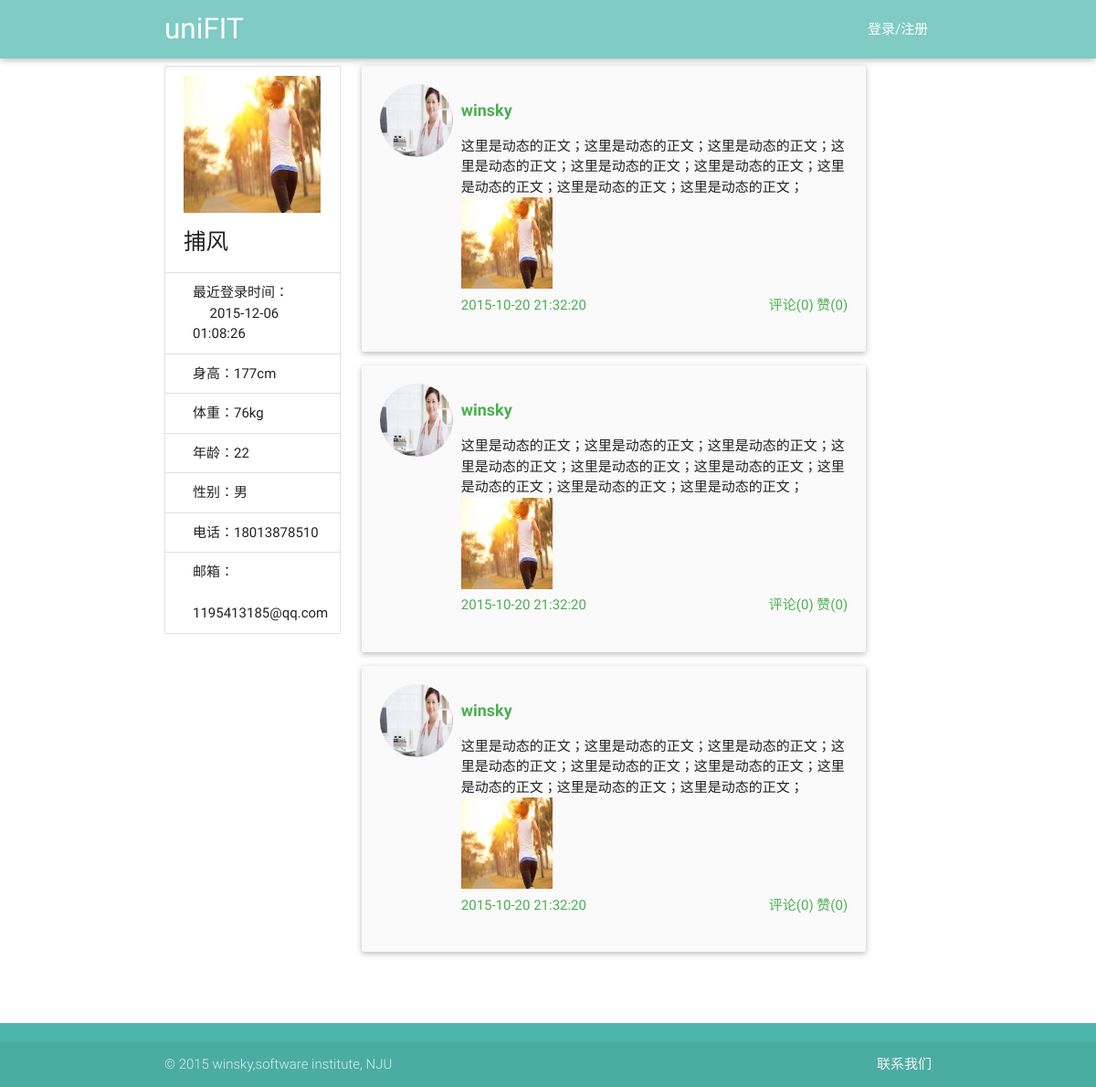
Screenshot of /view/userInfo.php?userName=捕风 with the database file from the repository.
### tables this page shows
CREATE TABLE user(id integer primary key,userName varchar(40),password int, type varchar(20) ,age int,sex varchar(20),height int,weight int,telephone varchar(40), email varchar(40),lastLoadTime date default '—');

### service/UserService.php (called while the page is built, shortened)
<?php
require_once('../utils/SqliteHelper.php');
require_once('../model/User.php');
class UserService {
    var $db_user_base_info = "user";
    var $DB = null;
    public function __construct() {
        $this->DB = new SqliteHelper('../data.db');
    }
    public function getUserByName($userName) {
        $sql = "select * from " . $this->db_user_base_info . " where userName='" . $userName . "' limit 1";
        $result = $this->DB->getList($sql);
        if (sizeof($result) > 0) {
            $rt = $result[0];
            $password = $rt["password"];
            $type = $rt["type"];
            $age = $rt["age"];
            $sex = $rt["sex"];
            $height = $rt["height"];
            $weight = $rt["weight"];
            $telephone = $rt["telephone"];
            $email = $rt["email"];
            $lastLoadTime = $rt["lastLoadTime"];
            $user = new User($userName, $age, $sex, $type, $password, $height, $weight, $email, $telephone);
            $user->setLastLoadTime($lastLoadTime);
        }
        return $user;
    }
}

### utils/SqliteHelper.php (called while the page is built, shortened)
<?php
class SqliteHelper {
    function __construct($file) {
        try {
            $this->conn = new PDO('sqlite:' . $file);
        } catch (PDOException $e) {
            try {
                $this->conn = new PDO('sqlite2:' . $file);
            } catch (PDOException $e) {
                exit('error!');
            }
        }
    }
    function __destruct() {
        $this->conn = null;
    }
    function query($sql) {
        return $this->conn->query($sql);
    }
    function getList($sql) {
        $recordList = array();
        foreach ($this->RecordArray($sql) as $rstmp) {
            $recordList[] = $rstmp;
        }
        return $recordList;
    }
    function RecordArray($sql) {
        return $this->query($sql)->fetchAll();
    }
}

### model/User.php (called while the page is built, shortened)
<?php
class User {
    private $telephone = "";
    private $email = "";
    private $age = "";
    private $sex = "";
    private $height = "";
    private $weight = "";
    private $lastLoadTime="";
    public function __construct($userName, $age, $sex, $type, $password, $height, $weight, $email, $telephone) {
        $this->telephone = $telephone;
        $this->email = $email;
        $this->age = $age;
        $this->sex = $sex;
        $this->height = $height;
        $this->weight = $weight;
    }
    public function getTelephone() {
        return $this->telephone;
    }
    public function getEmail() {
        return $this->email;
    }
    public function getAge() {
        return $this->age;
    }
    public function getSex() {
        return $this->sex;
    }
    public function getHeight() {
        return $this->height;
    }
    public function getWeight() {
        return $this->weight;
    }
    public function getLastLoadTime() {
        return $this->lastLoadTime;
    }
    public function setLastLoadTime($lastLoadTime) {
        $this->lastLoadTime = $lastLoadTime;
    }
}

### view/userInfo.php (the view, shortened to what this page needs)
<!DOCTYPE html>
<html lang="en">
<head>
    <link href="../css/material_icons.css" rel="stylesheet" media="screen,projection">
    <link href="../css/materialize.css" type="text/css" rel="stylesheet" media="screen,projection"/>
    <link href="../css/style.css" type="text/css" rel="stylesheet" media="screen,projection"/>
</head>
<body onload="write_header();write_footer();write_quick_back_button();" id="top">
<header></header>
<?php
require_once("../service/UserService.php");
$userService = new UserService();
$user = $userService->getUserByName($userName);
?>
<div class="main container">
    <div class="row">
        <div class="col s12 l3">
            <ul class="collection with-header">
                <li class="collection-header">
                    <img src="../images/back1.jpg" width="150px" height="150px">
                    <?php
                    $userName = $_GET["userName"];
                    require_once("../service/UserService.php");
                    $userService = new UserService();
                    $user = $userService->getUserByName($userName);
                    $lastLoadTime = $user->getLastLoadTime();
                    $height = $user->getHeight()."cm";
                    $weight = $user->getWeight()."kg";
                    $age = $user->getAge();
                    $sex = $user->getSex();
                    $telephone = $user->getTelephone();
                    $email = $user->getEmail();
                    ?>
                    <h5 id="userName"><?php echo $userName; ?></h5>
                </li>
                <p class="collection-item">最近登录时间：<br> &nbsp;&nbsp;&nbsp;&nbsp; <?php echo $lastLoadTime ?></p>
                <p class="collection-item">身高：<?php echo $height ?></p>
                <p class="collection-item">体重：<?php echo $weight ?></p>
                <p class="collection-item">年龄：<?php echo $age ?></p>
                <p class="collection-item">性别：<?php echo $sex ?></p>
                <p class="collection-item">电话：<?php echo $telephone ?></p>
                <p class="collection-item">邮箱： <br> &nbsp; <?php echo $email ?></p>
            </ul>
        </div>
        <div class="col s12 l8" id="content-on-middle">
            <div class="card-panel grey lighten-5 z-depth-1">
                <div class="row">
                    <div class="col s2 left-align">
                        <img src="../images/back2.jpg" width="80" height="80" alt="" style="border-radius: 50%">
                    </div>
                    <div class="col s10">
                        <div class="section green-text" style="font-weight: 800;font-size: 18px">
                            winsky
                        </div>
                        <span>
                            这里是动态的正文；这里是动态的正文；这里是动态的正文；这里是动态的正文；这里是动态的正文；这里是动态的正文；这里是动态的正文；这里是动态的正文；这里是动态的正文；
                        </span><br>
                        <span>
                            <img src="../images/back1.jpg " width="100px" height="100px">
                        </span><br>
                        <span class="left green-text">
                            2015-10-20 21:32:20
                        </span>
                        <span class="right green-text">
                            评论(0) 赞(0)
                        </span>
                    </div>
                </div>
            </div>
            <div class="card-panel grey lighten-5 z-depth-1">
                <div class="row">
                    <div class="col s2 left-align">
                        <img src="../images/back2.jpg" width="80" height="80" alt="" style="border-radius: 50%">
                    </div>
                    <div class="col s10">
                        <div class="section green-text" style="font-weight: 800;font-size: 18px">
                            winsky
                        </div>
                        <span>
                            这里是动态的正文；这里是动态的正文；这里是动态的正文；这里是动态的正文；这里是动态的正文；这里是动态的正文；这里是动态的正文；这里是动态的正文；这里是动态的正文；
                        </span><br>
                        <span>
                            <img src="../images/back1.jpg " width="100px" height="100px">
                        </span><br>
                        <span class="left green-text">
                            2015-10-20 21:32:20
                        </span>
                        <span class="right green-text">
                            评论(0) 赞(0)
                        </span>
                    </div>
                </div>
            </div>
            <div class="card-panel grey lighten-5 z-depth-1">
                <div class="row">
                    <div class="col s2 left-align">
                        <img src="../images/back2.jpg" width="80" height="80" alt="" style="border-radius: 50%">
                    </div>
                    <div class="col s10">
                        <div class="section green-text" style="font-weight: 800;font-size: 18px">
                            winsky
                        </div>
                        <span>
                            这里是动态的正文；这里是动态的正文；这里是动态的正文；这里是动态的正文；这里是动态的正文；这里是动态的正文；这里是动态的正文；这里是动态的正文；这里是动态的正文；
                        </span><br>
                        <span>
                            <img src="../images/back1.jpg " width="100px" height="100px">
                        </span><br>
                        <span class="left green-text">
                            2015-10-20 21:32:20
                        </span>
                        <span class="right green-text">
                            评论(0) 赞(0)
                        </span>
                    </div>
                </div>
            </div>
            <br>
        </div>
    </div>
</div>
<div id="footer"></div>
</body>
</html>

### rows the page displays
user: lastLoadTime "2015-12-06 01:08:26", height "177cm", weight "76kg", age "22", sex "男", telephone "18013878510", email "1195413185@qq.com"

### other values shown
$userName "捕风"
